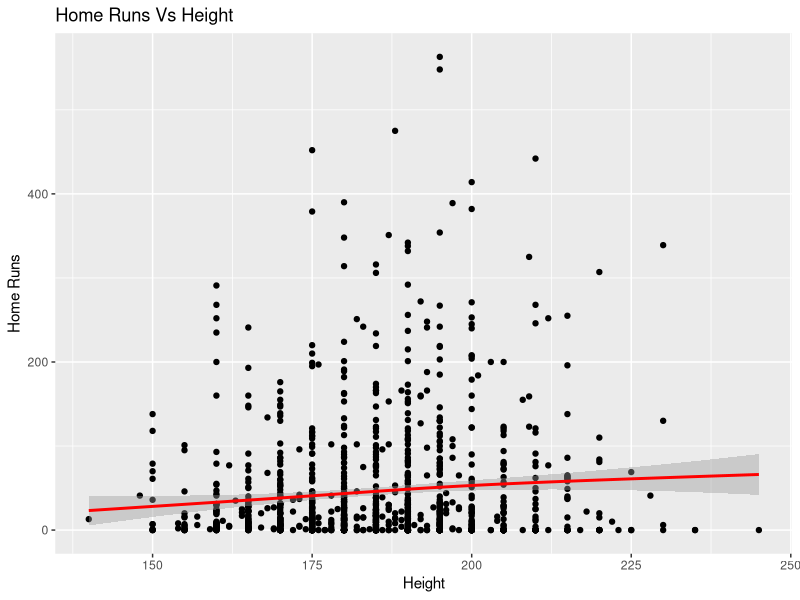
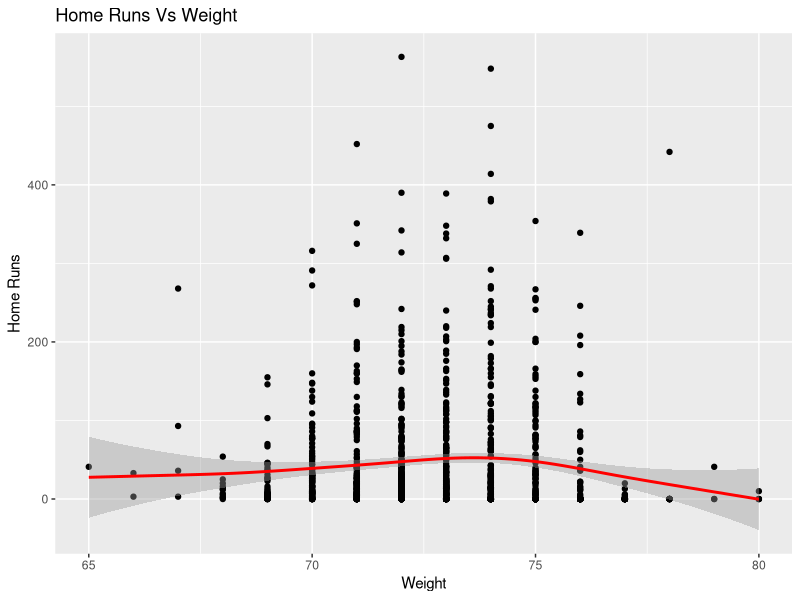
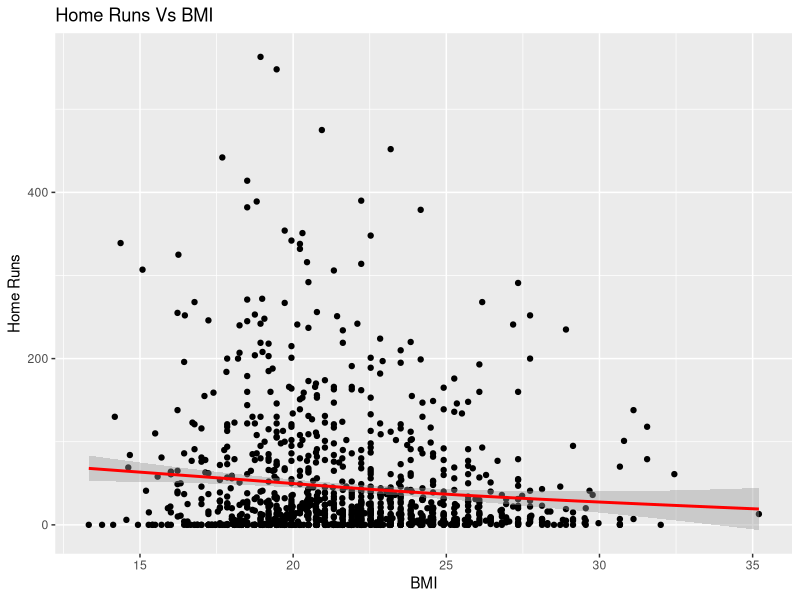
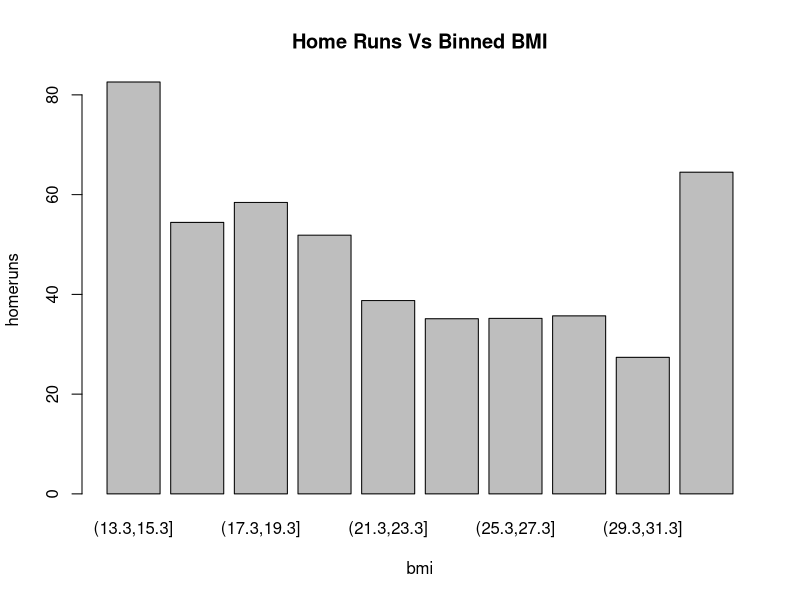

Here is the R script that generated these plots, in order:
## ---- chunk 1
# Load all of the packages that you end up using
# in your analysis in this code chunk.

# Notice that the parameter "echo" was set to FALSE for this code chunk.
# This prevents the code from displaying in the knitted HTML output.
# You should set echo=FALSE for all code chunks in your file.

library(ggplot2)
library(dplyr)
library(GGally)
library(scales)
library(memisc)
library(reshape)
library(gridExtra)
## ---- chunk 2
### Load and inspect data
setwd('C:\\Users\\320002667\\Box Sync\\NanoDegree\\M5_Make Effective Visualization\\MyProject\\data')
player_df<-read.csv('baseball_data.csv')
## ---- chunk 3
dim(player_df)
names(player_df)
summary(player_df)
str(player_df)
## ---- chunk 4
 ggplot(aes(x=Height.cm. , y=Home.Runs), data = player_df)+
  geom_point()+
  xlab('Height')+
  ylab('Home Runs')+
  ggtitle('Home Runs Vs Height')+
  geom_smooth(color = 'red', linetype=1)
## ---- chunk 5

 ggplot(aes(x=Weight.kg. , y=Home.Runs), data = player_df)+
  geom_point()+
  xlab('Weight')+
  ylab('Home Runs')+
  ggtitle('Home Runs Vs Weight')+
  geom_smooth(color = 'red', linetype=1)


## ---- chunk 6
ggplot(aes(x=BMI , y=Home.Runs), data = player_df)+
  xlab('BMI')+
  ylab('Home Runs')+
  ggtitle('Home Runs Vs BMI')+
  geom_point()+
  geom_smooth(color = 'red', linetype=1)

bmi <- player_df[,5]
homeruns <-player_df[,7]


min <- min(bmi);
max <- max(bmi);

# Creo i bin
Groups <- cut(x = bmi, breaks = seq(from = min, to = max, by = 2))
Groups <- data.matrix(Groups, rownames.force = NA)

# Raggruppo i dati nei bin
Bygroup = tapply(homeruns, Groups, mean)
Bygroup

# Faccio il plot dei bin
barplot(height = Bygroup, xlab = "bmi", ylab = "homeruns", main="Home Runs Vs Binned BMI")


## ---- chunk 7

## ---- chunk 8
